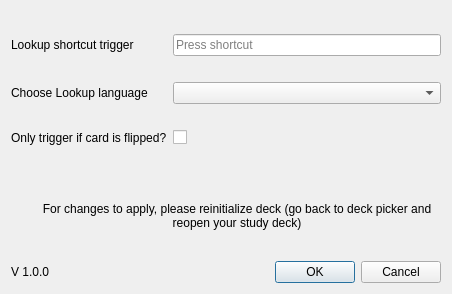
<?xml version="1.0" encoding="UTF-8"?>
<!--
    .ui file generated using the qt designer program and compiled to python code using the following commands:
        python3 -m PyQt5.uic.pyuic "<filename>" > "path/to/add-on/Config/qt/qt5/config_settings.py"
        python3 -m PyQt6.uic.pyuic "<filename>" > "path/to/add-on/Config/qt/qt6/config_settings.py"
    
    Do note that you nead to run "pip3 install PyQt5" "pip3 install PyQt6" before you can compile this file
-->
<ui version="4.0">
 <class>Settings</class>
 <widget class="QDialog" name="Settings">
  <property name="enabled">
   <bool>true</bool>
  </property>
  <property name="geometry">
   <rect>
    <x>0</x>
    <y>0</y>
    <width>452</width>
    <height>294</height>
   </rect>
  </property>
  <property name="sizePolicy">
   <sizepolicy hsizetype="Fixed" vsizetype="Fixed">
    <horstretch>0</horstretch>
    <verstretch>0</verstretch>
   </sizepolicy>
  </property>
  <property name="windowTitle">
   <string>WikiLookup config</string>
  </property>
  <property name="modal">
   <bool>true</bool>
  </property>
  <layout class="QGridLayout" name="outerGrid">
   <item row="5" column="3">
    <widget class="QDialogButtonBox" name="buttonBox">
     <property name="orientation">
      <enum>Qt::Horizontal</enum>
     </property>
     <property name="standardButtons">
      <set>QDialogButtonBox::Cancel|QDialogButtonBox::Ok</set>
     </property>
    </widget>
   </item>
   <item row="5" column="0" colspan="2">
    <widget class="QLabel" name="version">
     <property name="text">
      <string>V 1.0.0</string>
     </property>
    </widget>
   </item>
   <item row="0" column="0" rowspan="2" colspan="4">
    <layout class="QGridLayout" name="gridLayout" rowstretch="0,0,0">
     <property name="sizeConstraint">
      <enum>QLayout::SetDefaultConstraint</enum>
     </property>
     <property name="verticalSpacing">
      <number>3</number>
     </property>
     <item row="2" column="0">
      <widget class="QLabel" name="languageLabel_2">
       <property name="toolTip">
        <string>Whether to always show the lookup pop-up or only when card is flipped</string>
       </property>
       <property name="text">
        <string>Only trigger if card is flipped?</string>
       </property>
      </widget>
     </item>
     <item row="2" column="1">
      <widget class="QCheckBox" name="checkBox">
       <property name="text">
        <string/>
       </property>
      </widget>
     </item>
     <item row="1" column="0">
      <widget class="QLabel" name="languageLabel">
       <property name="toolTip">
        <string>The language wiki in which the add-on will look up the selected word(s)</string>
       </property>
       <property name="text">
        <string>Choose Lookup language</string>
       </property>
      </widget>
     </item>
     <item row="0" column="1">
      <widget class="QKeySequenceEdit" name="lookupTrigger">
       <property name="toolTip">
        <string>Left-click and choose key combo, then hit enter</string>
       </property>
       <property name="statusTip">
        <string/>
       </property>
       <property name="whatsThis">
        <string/>
       </property>
      </widget>
     </item>
     <item row="0" column="0">
      <widget class="QLabel" name="shortcutLabel">
       <property name="toolTip">
        <string>The keyboard shortcut for the add-on to trigger</string>
       </property>
       <property name="text">
        <string>Lookup shortcut trigger</string>
       </property>
      </widget>
     </item>
     <item row="1" column="1">
      <widget class="QComboBox" name="languageSelector">
       <property name="toolTip">
        <string>The language wiki in which the add-on will look up the selected word(s)</string>
       </property>
       <property name="currentIndex">
        <number>-1</number>
       </property>
       <property name="maxVisibleItems">
        <number>10</number>
       </property>
      </widget>
     </item>
    </layout>
   </item>
   <item row="4" column="1" colspan="3">
    <widget class="QLabel" name="infoLabel">
     <property name="contextMenuPolicy">
      <enum>Qt::NoContextMenu</enum>
     </property>
     <property name="text">
      <string>For changes to apply, please reinitialize deck (go back to deck picker and reopen your study deck)</string>
     </property>
     <property name="alignment">
      <set>Qt::AlignCenter</set>
     </property>
     <property name="wordWrap">
      <bool>true</bool>
     </property>
    </widget>
   </item>
  </layout>
 </widget>
 <resources/>
 <connections>
  <connection>
   <sender>buttonBox</sender>
   <signal>accepted()</signal>
   <receiver>Settings</receiver>
   <slot>accept()</slot>
   <hints>
    <hint type="sourcelabel">
     <x>248</x>
     <y>254</y>
    </hint>
    <hint type="destinationlabel">
     <x>157</x>
     <y>274</y>
    </hint>
   </hints>
  </connection>
  <connection>
   <sender>buttonBox</sender>
   <signal>rejected()</signal>
   <receiver>Settings</receiver>
   <slot>reject()</slot>
   <hints>
    <hint type="sourcelabel">
     <x>316</x>
     <y>260</y>
    </hint>
    <hint type="destinationlabel">
     <x>286</x>
     <y>274</y>
    </hint>
   </hints>
  </connection>
 </connections>
</ui>
